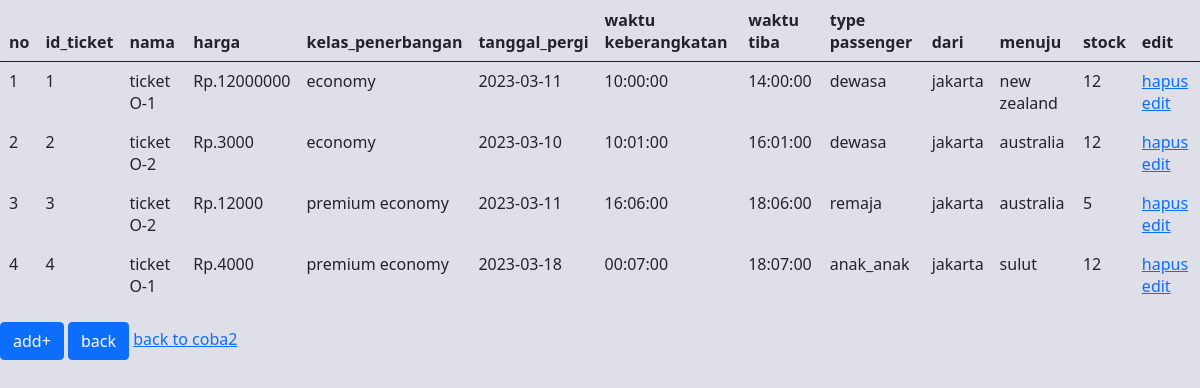
Screenshot of /ticket.php with the database file from the repository.
### tables this page shows
CREATE TABLE `ticket` (
  `id_ticket` text DEFAULT NULL,
  `name` varchar(100) DEFAULT NULL,
  `harga` int(200) DEFAULT NULL,
  `kelas_penerbangan` enum('economy','premium economy','vip','vvip') DEFAULT NULL,
  `tanggal_pergi` date DEFAULT NULL,
  `waktu_keberangkatan` time DEFAULT NULL,
  `waktu_tiba` time NOT NULL,
  `type_pasenger` enum('dewasa','remaja','anak_anak') DEFAULT NULL,
  `dari` enum('jakarta','bandung','aceh') NOT NULL,
  `menuju` enum('bali','buol','sulut','kalut','jepang','australia','new zealand') NOT NULL,
  `stock` int(11) NOT NULL
);

### ticket.php (the view, shortened to what this page needs)
<table class="table" border="1">
  <thead>
    <tr>
      <th scope="col">no</th>
      <th scope="col" name="id_ticket">id_ticket</th>
      <th scope="col" name="nama">nama</th>
      <th scope="col" name="harga">harga</th>
      <th scope="col" name="kelas_penerbangan">kelas_penerbangan</th>
      <th scope="col" name="tanggal_pergi">tanggal_pergi</th>
      <th scope="col" name="waktu_keberangkatan">waktu keberangkatan</th>
      <th scope="col" name="waktu_tiba">waktu tiba</th>
      <th scope="col" name="type_passenger">type passenger</th>
      <th scope="col" name="dari">dari</th>
      <th scope="col" name="menuju">menuju</th>
      <th scope="col" name="stock">stock</th>
      <th scope="col" name="edit">edit</th>
    </tr>
</thead>
<?php
include "config.php";
include "bot.php";
$no=1;
$ambildata =mysqli_query($konek, "SELECT * FROM ticket");
while ($tampil = mysqli_fetch_array($ambildata)){
    echo "
        <tr>
        <td>$no</td>
        <td>$tampil[id_ticket]</td>
        <td>$tampil[name]</td>
        <td>Rp.$tampil[harga]</td>
        <td>$tampil[kelas_penerbangan]</td>
        <td>$tampil[tanggal_pergi]</td>
        <td>$tampil[waktu_keberangkatan]</td>
        <td>$tampil[waktu_tiba]</td>
        <td>$tampil[type_pasenger]</td>
        <td>$tampil[dari]</td>
        <td>$tampil[menuju]</td>
        <td>$tampil[stock]</td>
        <td><a href='?kode=$tampil[id_ticket]'>hapus</a>
        <a href='edit.php?kode1=$tampil[id_ticket]'>edit</td>
        </tr>";
    $no++;
}
?>
</table>
<a href="ticketaction.php" class="btn btn-primary">add+</a>
<a href="admin2.php" class="btn btn-primary">back</a>
<a href="coba2.php">back to coba2</a>

### rows the page displays
ticket: id_ticket "1", name "ticket O-1", harga "12000000", kelas_penerbangan "economy", tanggal_pergi "2023-03-11", waktu_keberangkatan "10:00:00", waktu_tiba "14:00:00", type_pasenger "dewasa", dari "jakarta", menuju "new zealand", stock "12"
ticket: id_ticket "2", name "ticket O-2", harga "3000", kelas_penerbangan "economy", tanggal_pergi "2023-03-10", waktu_keberangkatan "10:01:00", waktu_tiba "16:01:00", type_pasenger "dewasa", dari "jakarta", menuju "australia", stock "12"
ticket: id_ticket "3", name "ticket O-2", harga "12000", kelas_penerbangan "premium economy", tanggal_pergi "2023-03-11", waktu_keberangkatan "16:06:00", waktu_tiba "18:06:00", type_pasenger "remaja", dari "jakarta", menuju "australia", stock "5"
ticket: id_ticket "4", name "ticket O-1", harga "4000", kelas_penerbangan "premium economy", tanggal_pergi "2023-03-18", waktu_keberangkatan "00:07:00", waktu_tiba "18:07:00", type_pasenger "anak_anak", dari "jakarta", menuju "sulut", stock "12"
